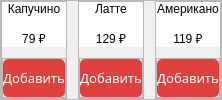
                             <widget class="QFrame" name="frame_98">
                              <property name="frameShape">
                               <enum>QFrame::StyledPanel</enum>
                              </property>
                              <property name="frameShadow">
                               <enum>QFrame::Raised</enum>
                              </property>
                              <layout class="QHBoxLayout" name="horizontalLayout_62">
                               <property name="spacing">
                                <number>11</number>
                               </property>
                               <property name="leftMargin">
                                <number>0</number>
                               </property>
                               <property name="topMargin">
                                <number>0</number>
                               </property>
                               <property name="rightMargin">
                                <number>0</number>
                               </property>
                               <property name="bottomMargin">
                                <number>0</number>
                               </property>
                               <item>
                                <widget class="QFrame" name="frame_99">
                                 <property name="frameShape">
                                  <enum>QFrame::StyledPanel</enum>
                                 </property>
                                 <property name="frameShadow">
                                  <enum>QFrame::Raised</enum>
                                 </property>
                                 <layout class="QVBoxLayout" name="verticalLayout_108">
                                  <property name="spacing">
                                   <number>11</number>
                                  </property>
                                  <property name="leftMargin">
                                   <number>0</number>
                                  </property>
                                  <property name="topMargin">
                                   <number>0</number>
                                  </property>
                                  <property name="rightMargin">
                                   <number>0</number>
                                  </property>
                                  <property name="bottomMargin">
                                   <number>0</number>
                                  </property>
                                  <item>
                                   <widget class="QFrame" name="frame_100">
                                    <property name="styleSheet">
                                     <string notr="true">background-color: rgb(255, 255, 255);
border-radius: 20px;</string>
                                    </property>
                                    <property name="frameShape">
                                     <enum>QFrame::StyledPanel</enum>
                                    </property>
                                    <property name="frameShadow">
                                     <enum>QFrame::Raised</enum>
                                    </property>
                                    <layout class="QVBoxLayout" name="verticalLayout_109">
                                     <property name="spacing">
                                      <number>0</number>
                                     </property>
                                     <property name="leftMargin">
                                      <number>0</number>
                                     </property>
                                     <property name="topMargin">
                                      <number>0</number>
                                     </property>
                                     <property name="rightMargin">
                                      <number>0</number>
                                     </property>
                                     <property name="bottomMargin">
                                      <number>0</number>
                                     </property>
                                     <item>
                                      <widget class="QLabel" name="label_41">
                                       <property name="styleSheet">
                                        <string notr="true">font: 57 12pt &quot;Montserrat Medium&quot;;border-radius: 10px;</string>
                                       </property>
                                       <property name="text">
                                        <string>Капучино</string>
                                       </property>
                                       <property name="alignment">
                                        <set>Qt::AlignCenter</set>
                                       </property>
                                      </widget>
                                     </item>
                                     <item>
                                      <widget class="QLabel" name="label_42">
                                       <property name="maximumSize">
                                        <size>
                                         <width>200</width>
                                         <height>180</height>
                                        </size>
                                       </property>
                                       <property name="styleSheet">
                                        <string notr="true">background-color: rgb(255, 255, 255);</string>
                                       </property>
                                       <property name="text">
                                        <string/>
                                       </property>
                                       <property name="pixmap">
                                        <pixmap resource="../icon_and_logo_qrc/shop.qrc">:/newPrefix/img/napitki_4.png</pixmap>
                                       </property>
                                       <property name="scaledContents">
                                        <bool>true</bool>
                                       </property>
                                       <property name="alignment">
                                        <set>Qt::AlignCenter</set>
                                       </property>
                                      </widget>
                                     </item>
                                     <item>
                                      <widget class="QLabel" name="label_43">
                                       <property name="styleSheet">
                                        <string notr="true">font: 57 12pt &quot;Montserrat Medium&quot;;border-radius: 10px;</string>
                                       </property>
                                       <property name="text">
                                        <string>79 ₽</string>
                                       </property>
                                       <property name="alignment">
                                        <set>Qt::AlignCenter</set>
                                       </property>
                                      </widget>
                                     </item>
                                    </layout>
                                   </widget>
                                  </item>
                                  <item>
                                   <widget class="QFrame" name="frame_101">
                                    <property name="maximumSize">
                                     <size>
                                      <width>16777215</width>
                                      <height>40</height>
                                     </size>
                                    </property>
                                    <property name="frameShape">
                                     <enum>QFrame::StyledPanel</enum>
                                    </property>
                                    <property name="frameShadow">
                                     <enum>QFrame::Raised</enum>
                                    </property>
                                    <layout class="QVBoxLayout" name="verticalLayout_110">
                                     <property name="spacing">
                                      <number>0</number>
                                     </property>
                                     <property name="leftMargin">
                                      <number>0</number>
                                     </property>
                                     <property name="topMargin">
                                      <number>0</number>
                                     </property>
                                     <property name="rightMargin">
                                      <number>0</number>
                                     </property>
                                     <property name="bottomMargin">
                                      <number>0</number>
                                     </property>
                                     <item>
                                      <widget class="QPushButton" name="btn_apdate__admin_23">
                                       <property name="maximumSize">
                                        <size>
                                         <width>200</width>
                                         <height>50</height>
                                        </size>
                                       </property>
                                       <property name="font">
                                        <font>
                                         <family>Montserrat Medium</family>
                                         <pointsize>10</pointsize>
                                         <weight>7</weight>
                                         <italic>false</italic>
                                         <bold>false</bold>
                                        </font>
                                       </property>
                                       <property name="styleSheet">
                                        <string notr="true">QPushButton{
background-color: rgb(224, 65, 61);
color: #fff;
border-radius: 5px;
font: 57 10pt &quot;Montserrat Medium&quot;;
}

QPushButton:hover{
background-color: rgb(204, 5, 0);
}</string>
                                       </property>
                                       <property name="text">
                                        <string>Добавить</string>
                                       </property>
                                      </widget>
                                     </item>
                                    </layout>
                                   </widget>
                                  </item>
                                 </layout>
                                </widget>
                               </item>
                               <item>
                                <widget class="QFrame" name="frame_102">
                                 <property name="frameShape">
                                  <enum>QFrame::StyledPanel</enum>
                                 </property>
                                 <property name="frameShadow">
                                  <enum>QFrame::Raised</enum>
                                 </property>
                                 <layout class="QVBoxLayout" name="verticalLayout_111">
                                  <property name="spacing">
                                   <number>11</number>
                                  </property>
                                  <property name="leftMargin">
                                   <number>0</number>
                                  </property>
                                  <property name="topMargin">
                                   <number>0</number>
                                  </property>
                                  <property name="rightMargin">
                                   <number>0</number>
                                  </property>
                                  <property name="bottomMargin">
                                   <number>0</number>
                                  </property>
                                  <item>
                                   <widget class="QFrame" name="frame_103">
                                    <property name="styleSheet">
                                     <string notr="true">background-color: rgb(255, 255, 255);
border-radius: 20px;</string>
                                    </property>
                                    <property name="frameShape">
                                     <enum>QFrame::StyledPanel</enum>
                                    </property>
                                    <property name="frameShadow">
                                     <enum>QFrame::Raised</enum>
                                    </property>
                                    <layout class="QVBoxLayout" name="verticalLayout_112">
                                     <property name="spacing">
                                      <number>0</number>
                                     </property>
                                     <property name="leftMargin">
                                      <number>0</number>
                                     </property>
                                     <property name="topMargin">
                                      <number>0</number>
                                     </property>
                                     <property name="rightMargin">
                                      <number>0</number>
                                     </property>
                                     <property name="bottomMargin">
                                      <number>0</number>
                                     </property>
                                     <item>
                                      <widget class="QLabel" name="label_44">
                                       <property name="styleSheet">
                                        <string notr="true">font: 57 12pt &quot;Montserrat Medium&quot;;border-radius: 10px;</string>
                                       </property>
                                       <property name="text">
                                        <string>Латте</string>
                                       </property>
                                       <property name="alignment">
                                        <set>Qt::AlignCenter</set>
                                       </property>
                                      </widget>
                                     </item>
                                     <item>
                                      <widget class="QLabel" name="label_45">
                                       <property name="maximumSize">
                                        <size>
                                         <width>200</width>
                                         <height>180</height>
                                        </size>
                                       </property>
                                       <property name="styleSheet">
                                        <string notr="true">background-color: rgb(255, 255, 255);</string>
                                       </property>
                                       <property name="text">
                                        <string/>
                                       </property>
                                       <property name="pixmap">
                                        <pixmap resource="../icon_and_logo_qrc/shop.qrc">:/newPrefix/img/napitki_5.png</pixmap>
                                       </property>
                                       <property name="scaledContents">
                                        <bool>true</bool>
                                       </property>
                                       <property name="alignment">
                                        <set>Qt::AlignCenter</set>
                                       </property>
                                      </widget>
                                     </item>
                                     <item>
                                      <widget class="QLabel" name="label_46">
                                       <property name="styleSheet">
                                        <string notr="true">font: 57 12pt &quot;Montserrat Medium&quot;;border-radius: 10px;</string>
                                       </property>
                                       <property name="text">
                                        <string>129 ₽</string>
                                       </property>
                                       <property name="alignment">
                                        <set>Qt::AlignCenter</set>
                                       </property>
                                      </widget>
                                     </item>
                                    </layout>
                                   </widget>
                                  </item>
                                  <item>
                                   <widget class="QFrame" name="frame_104">
                                    <property name="maximumSize">
                                     <size>
                                      <width>16777215</width>
                                      <height>40</height>
                                     </size>
                                    </property>
                                    <property name="frameShape">
                                     <enum>QFrame::StyledPanel</enum>
                                    </property>
                                    <property name="frameShadow">
                                     <enum>QFrame::Raised</enum>
                                    </property>
                                    <layout class="QVBoxLayout" name="verticalLayout_113">
                                     <property name="spacing">
                                      <number>0</number>
                                     </property>
                                     <property name="leftMargin">
                                      <number>0</number>
                                     </property>
                                     <property name="topMargin">
                                      <number>0</number>
                                     </property>
                                     <property name="rightMargin">
                                      <number>0</number>
                                     </property>
                                     <property name="bottomMargin">
                                      <number>0</number>
                                     </property>
                                     <item>
                                      <widget class="QPushButton" name="btn_apdate__admin_24">
                                       <property name="maximumSize">
                                        <size>
                                         <width>200</width>
                                         <height>50</height>
                                        </size>
                                       </property>
                                       <property name="font">
                                        <font>
                                         <family>Montserrat Medium</family>
                                         <pointsize>10</pointsize>
                                         <weight>7</weight>
                                         <italic>false</italic>
                                         <bold>false</bold>
                                        </font>
                                       </property>
                                       <property name="styleSheet">
                                        <string notr="true">QPushButton{
background-color: rgb(224, 65, 61);
color: #fff;
border-radius: 5px;
font: 57 10pt &quot;Montserrat Medium&quot;;
}

QPushButton:hover{
background-color: rgb(204, 5, 0);
}</string>
                                       </property>
                                       <property name="text">
                                        <string>Добавить</string>
                                       </property>
                                      </widget>
                                     </item>
                                    </layout>
                                   </widget>
                                  </item>
                                 </layout>
                                </widget>
                               </item>
                               <item>
                                <widget class="QFrame" name="frame_105">
                                 <property name="frameShape">
                                  <enum>QFrame::StyledPanel</enum>
                                 </property>
                                 <property name="frameShadow">
                                  <enum>QFrame::Raised</enum>
                                 </property>
                                 <layout class="QVBoxLayout" name="verticalLayout_122">
                                  <property name="spacing">
                                   <number>11</number>
                                  </property>
                                  <property name="leftMargin">
                                   <number>0</number>
                                  </property>
                                  <property name="topMargin">
                                   <number>0</number>
                                  </property>
                                  <property name="rightMargin">
                                   <number>0</number>
                                  </property>
                                  <property name="bottomMargin">
                                   <number>0</number>
                                  </property>
                                  <item>
                                   <widget class="QFrame" name="frame_106">
                                    <property name="styleSheet">
                                     <string notr="true">background-color: rgb(255, 255, 255);
border-radius: 20px;</string>
                                    </property>
                                    <property name="frameShape">
                                     <enum>QFrame::StyledPanel</enum>
                                    </property>
                                    <property name="frameShadow">
                                     <enum>QFrame::Raised</enum>
                                    </property>
                                    <layout class="QVBoxLayout" name="verticalLayout_123">
                                     <property name="spacing">
                                      <number>0</number>
                                     </property>
                                     <property name="leftMargin">
                                      <number>0</number>
                                     </property>
                                     <property name="topMargin">
                                      <number>0</number>
                                     </property>
                                     <property name="rightMargin">
                                      <number>0</number>
                                     </property>
                                     <property name="bottomMargin">
                                      <number>0</number>
                                     </property>
                                     <item>
                                      <widget class="QLabel" name="label_47">
                                       <property name="styleSheet">
                                        <string notr="true">font: 57 12pt &quot;Montserrat Medium&quot;;border-radius: 10px;</string>
                                       </property>
                                       <property name="text">
                                        <string>Американо</string>
                                       </property>
                                       <property name="alignment">
                                        <set>Qt::AlignCenter</set>
                                       </property>
                                      </widget>
                                     </item>
                                     <item>
                                      <widget class="QLabel" name="label_48">
                                       <property name="maximumSize">
                                        <size>
                                         <width>200</width>
                                         <height>210</height>
                                        </size>
                                       </property>
                                       <property name="styleSheet">
                                        <string notr="true">background-color: rgb(255, 255, 255);</string>
                                       </property>
                                       <property name="text">
                                        <string/>
                                       </property>
                                       <property name="pixmap">
                                        <pixmap resource="../icon_and_logo_qrc/shop.qrc">:/newPrefix/img/napitki_6.jpg</pixmap>
                                       </property>
                                       <property name="scaledContents">
                                        <bool>true</bool>
                                       </property>
                                       <property name="alignment">
                                        <set>Qt::AlignCenter</set>
                                       </property>
                                      </widget>
                                     </item>
                                     <item>
                                      <widget class="QLabel" name="label_49">
                                       <property name="styleSheet">
                                        <string notr="true">font: 57 12pt &quot;Montserrat Medium&quot;;border-radius: 10px;</string>
                                       </property>
                                       <property name="text">
                                        <string>119 ₽</string>
                                       </property>
                                       <property name="alignment">
                                        <set>Qt::AlignCenter</set>
                                       </property>
                                      </widget>
                                     </item>
                                    </layout>
                                   </widget>
                                  </item>
                                  <item>
                                   <widget class="QFrame" name="frame_107">
                                    <property name="maximumSize">
                                     <size>
                                      <width>16777215</width>
                                      <height>40</height>
                                     </size>
                                    </property>
                                    <property name="frameShape">
                                     <enum>QFrame::StyledPanel</enum>
                                    </property>
                                    <property name="frameShadow">
                                     <enum>QFrame::Raised</enum>
                                    </property>
                                    <layout class="QVBoxLayout" name="verticalLayout_124">
                                     <property name="spacing">
                                      <number>0</number>
                                     </property>
                                     <property name="leftMargin">
                                      <number>0</number>
                                     </property>
                                     <property name="topMargin">
                                      <number>0</number>
                                     </property>
                                     <property name="rightMargin">
                                      <number>0</number>
                                     </property>
                                     <property name="bottomMargin">
                                      <number>0</number>
                                     </property>
                                     <item>
                                      <widget class="QPushButton" name="btn_apdate__admin_25">
                                       <property name="maximumSize">
                                        <size>
                                         <width>200</width>
                                         <height>50</height>
                                        </size>
                                       </property>
                                       <property name="font">
                                        <font>
                                         <family>Montserrat Medium</family>
                                         <pointsize>10</pointsize>
                                         <weight>7</weight>
                                         <italic>false</italic>
                                         <bold>false</bold>
                                        </font>
                                       </property>
                                       <property name="styleSheet">
                                        <string notr="true">QPushButton{
background-color: rgb(224, 65, 61);
color: #fff;
border-radius: 5px;
font: 57 10pt &quot;Montserrat Medium&quot;;
}

QPushButton:hover{
background-color: rgb(204, 5, 0);
}</string>
                                       </property>
                                       <property name="text">
                                        <string>Добавить</string>
                                       </property>
                                      </widget>
                                     </item>
                                    </layout>
                                   </widget>
                                  </item>
                                 </layout>
                                </widget>
                               </item>
                              </layout>
                             </widget>
